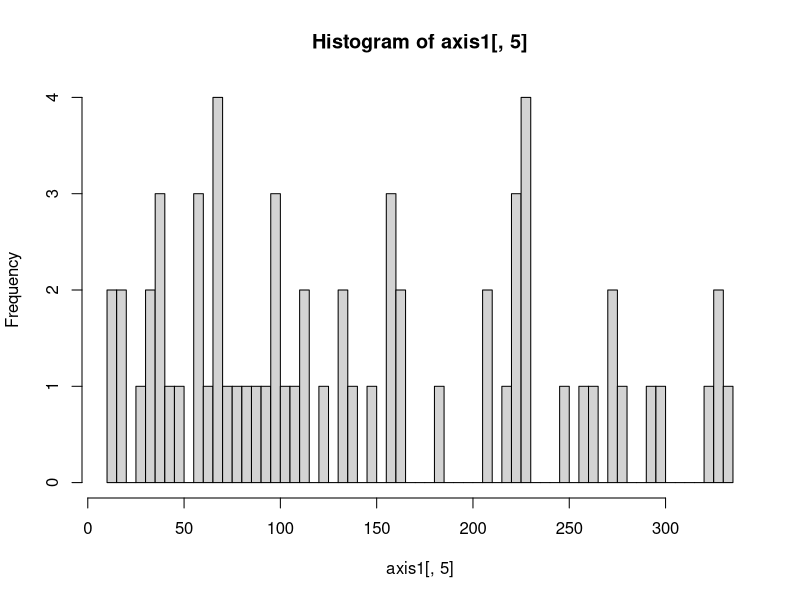
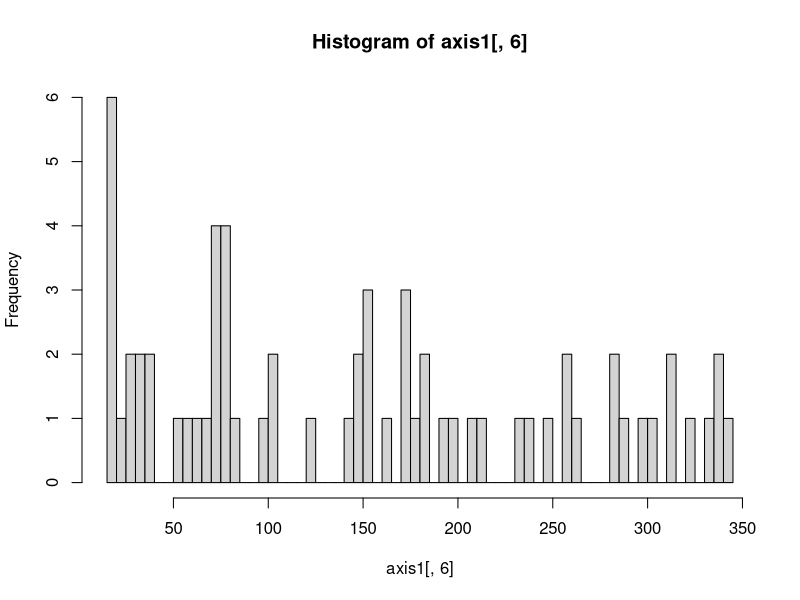
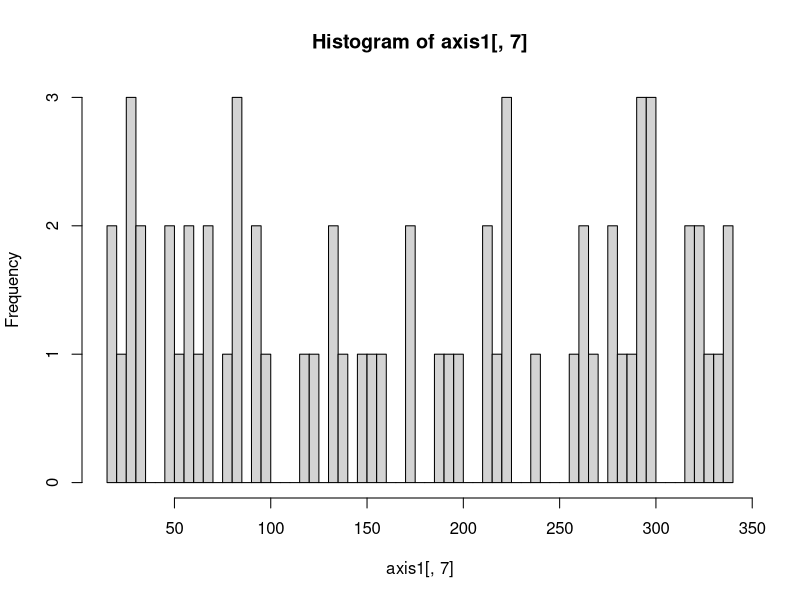
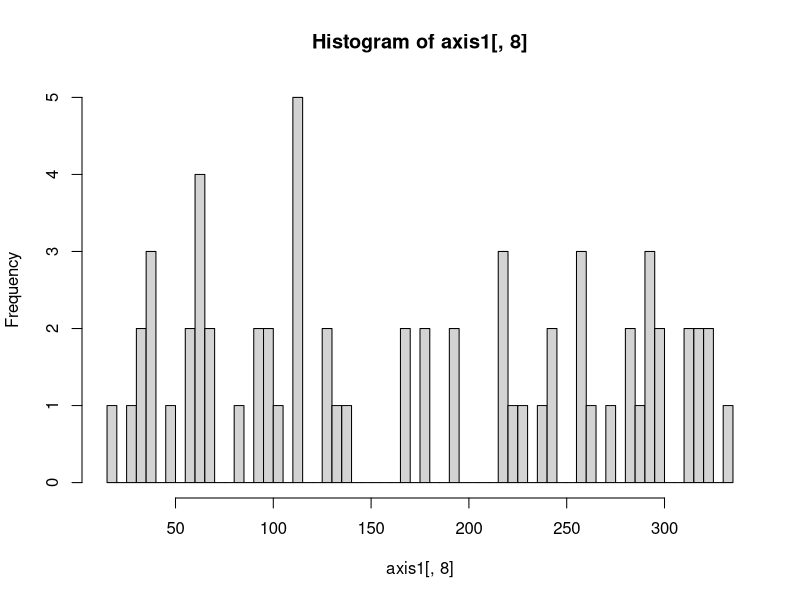
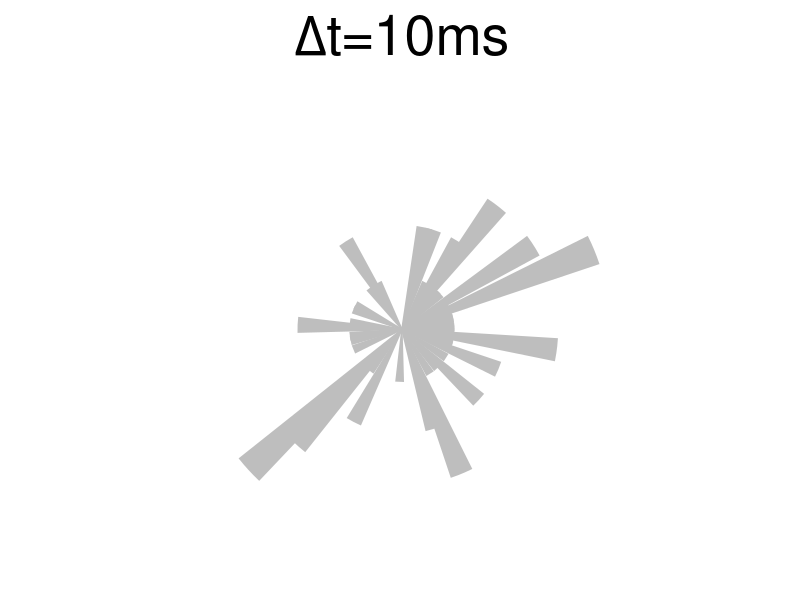
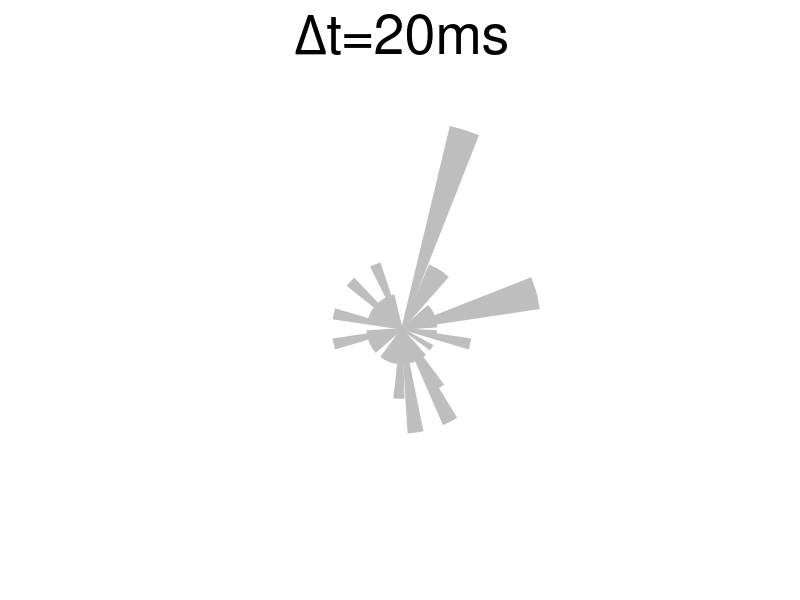
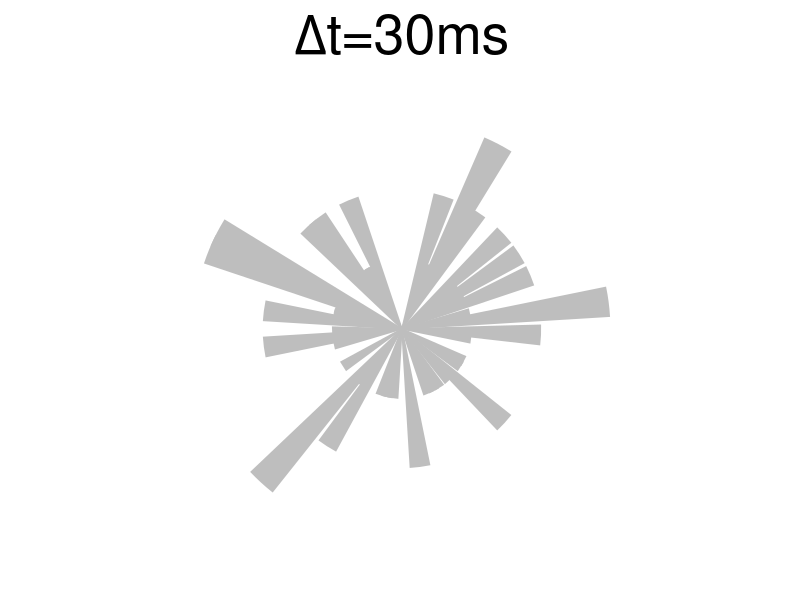
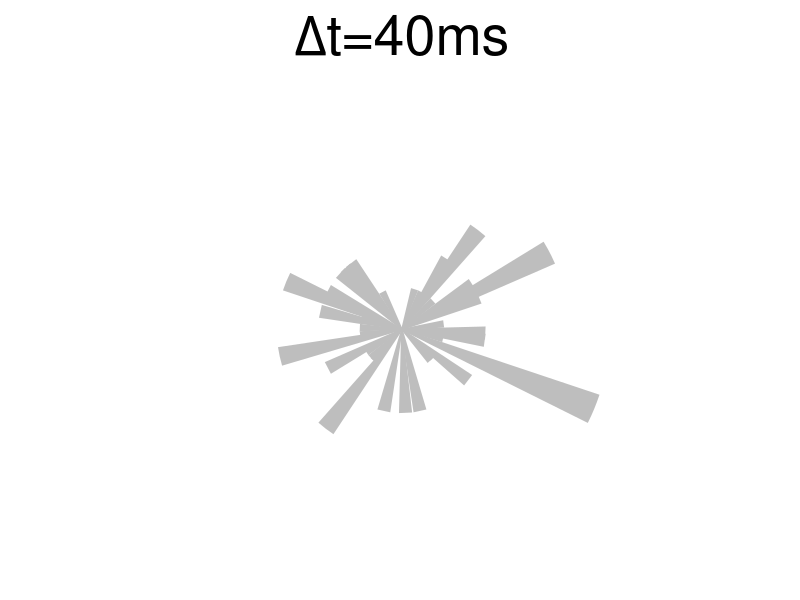

Here is the R script that generated these plots, in order:
library(ggplot2)
axis1<-as.matrix(read.table('axisall.csv',sep=',',header=FALSE))
#first supplementary figure. 
#idx1<-which(axis1[,5])
res1<-hist(axis1[,5],50)

tmpdf<-data.frame(X1=c(res1$mids), X2=c(res1$counts))

p1<-ggplot()+geom_bar(data=rbind(tmpdf), aes(X1,X2),width=8, stat='identity', color='grey',fill='grey')+scale_x_continuous(limits = c(0, 360))+
#scale_x_continuous(limits = c(0, 360),breaks=c(0,90,180,270),labels = c(expression("0"*degree),expression("90"*degree),expression("180"*degree),expression("270"*degree)))+
ggtitle(expression(Delta*"t=10ms"))+
#labs(tag = "A")+
coord_polar()+theme(axis.text.y = element_blank(),
  axis.text.x  = element_blank(),
  plot.tag  = element_text(angle=0, hjust=0.5,vjust=0.5, size=24, color="black"),
  plot.title  = element_text(angle=0, hjust=0.5, vjust=0.5, size=40, color="black"),
	axis.title.x = element_blank(),axis.title.y = element_blank(),axis.ticks = element_blank())+
theme(panel.border = element_blank(),
  panel.grid.major = element_blank(),
  panel.grid.minor = element_blank(),panel.background = element_blank())


pdf('rose_tmp1.pdf', height=7,width=7)
print(p1)
dev.off()

res1<-hist(axis1[,6],50)

tmpdf<-data.frame(X1=c(res1$mids), X2=c(res1$counts))

p2<-ggplot()+geom_bar(data=tmpdf, aes(X1,X2),width=8, stat='identity', color='grey',fill='grey')+
ggtitle(expression(Delta*"t=20ms"))+
#labs(tag = "B")+
scale_x_continuous(limits = c(0, 360))+
#scale_x_discrete(limits=c(0,90,180,270), labels = c(expression("0"*degree),expression("90"*degree),expression("180"*degree),expression("270"*degree)))+
coord_polar()+theme(axis.text.y = element_blank(),
  axis.text.x  = element_blank(),
  plot.tag  = element_text(angle=0, hjust=0.5,vjust=0.5, size=30, color="black"),
  plot.title  = element_text(angle=0, hjust=0.5, vjust=0.5, size=40, color="black"),
	axis.title.x = element_blank(),axis.title.y = element_blank(),axis.ticks = element_blank())+
theme(panel.border = element_blank(),
  panel.grid.major = element_blank(),
  panel.grid.minor = element_blank(),panel.background = element_blank())


pdf('rose_tmp2.pdf', height=7,width=7)
print(p2)
dev.off()

res1<-hist(axis1[,7],50)

tmpdf<-data.frame(X1=c(res1$mids), X2=c(res1$counts))

p3<-ggplot()+geom_bar(data=tmpdf, aes(X1,X2),width=8, stat='identity', color='grey',fill='grey')+
ggtitle(expression(Delta*"t=30ms"))+
#labs(tag = "C")+
scale_x_continuous(limits = c(0, 360))+
#scale_x_discrete(limits=c(0,90,180,270), labels = c(expression("0"*degree),expression("90"*degree),expression("180"*degree),expression("270"*degree)))+
coord_polar()+theme(axis.text.y = element_blank(),
  axis.text.x  = element_blank(),
  plot.tag  = element_text(angle=0, hjust=0.5,vjust=0.5, size=30, color="black"),
  plot.title  = element_text(angle=0, hjust=0.5,vjust=0.5, size=40, color="black"),
	axis.title.x = element_blank(),axis.title.y = element_blank(),axis.ticks = element_blank())+
theme(panel.border = element_blank(),
  panel.grid.major = element_blank(),
  panel.grid.minor = element_blank(),panel.background = element_blank())


pdf('rose_tmp3.pdf', height=7,width=7)
print(p3)
dev.off()

res1<-hist(axis1[,8],50)

tmpdf<-data.frame(X1=c(res1$mids), X2=c(res1$counts))

p4<-ggplot()+geom_bar(data=tmpdf, aes(X1,X2),width=8, stat='identity', color='grey',fill='grey')+
ggtitle(expression(Delta*"t=40ms"))+
#labs(tag = "D")+
scale_x_continuous(limits = c(0, 360))+
#scale_x_discrete(limits=c(0,90,180,270), labels = c(expression("0"*degree),expression("90"*degree),expression("180"*degree),expression("270"*degree)))+
coord_polar()+theme(axis.text.y = element_blank(),
  axis.text.x  = element_blank(),
  plot.tag  = element_text(angle=0, hjust=0.5,vjust=0.5, size=30, color="black"),
  plot.title  = element_text(angle=0, hjust=0.5, vjust=0.5, size=40, color="black"),
	axis.title.x = element_blank(),axis.title.y = element_blank(),axis.ticks = element_blank())+
theme(panel.border = element_blank(),
  panel.grid.major = element_blank(),
  panel.grid.minor = element_blank(),panel.background = element_blank())

pdf('rose_tmp4.pdf', height=7,width=7)
print(p4)
dev.off()



